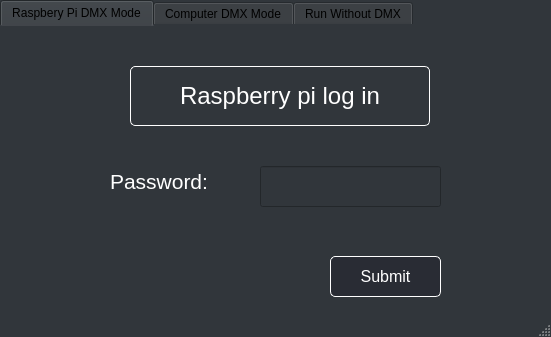
<?xml version="1.0" encoding="UTF-8"?>
<ui version="4.0">
 <class>MainWindow</class>
 <widget class="QMainWindow" name="MainWindow">
  <property name="geometry">
   <rect>
    <x>0</x>
    <y>0</y>
    <width>551</width>
    <height>337</height>
   </rect>
  </property>
  <property name="windowTitle">
   <string>DMX Selection Window</string>
  </property>
  <property name="styleSheet">
   <string notr="true">QMainWindow{
background-color:#31363B;
}</string>
  </property>
  <widget class="QWidget" name="centralwidget">
   <widget class="QTabWidget" name="tabWidget">
    <property name="geometry">
     <rect>
      <x>0</x>
      <y>0</y>
      <width>561</width>
      <height>331</height>
     </rect>
    </property>
    <property name="styleSheet">
     <string notr="true">QWidget{
background-color:#31363B;
}
QTabWidget{
background-color:#31363B;
border: 0;
}</string>
    </property>
    <property name="currentIndex">
     <number>0</number>
    </property>
    <widget class="QWidget" name="tab">
     <attribute name="title">
      <string>Raspbery Pi DMX Mode</string>
     </attribute>
     <widget class="QLabel" name="passwordLabel">
      <property name="geometry">
       <rect>
        <x>110</x>
        <y>140</y>
        <width>111</width>
        <height>31</height>
       </rect>
      </property>
      <property name="styleSheet">
       <string notr="true">QLabel{
color: white;

}</string>
      </property>
      <property name="text">
       <string>&lt;html&gt;&lt;head/&gt;&lt;body&gt;&lt;p&gt;&lt;span style=&quot; font-size:16pt;&quot;&gt;Password:&lt;/span&gt;&lt;/p&gt;&lt;/body&gt;&lt;/html&gt;</string>
      </property>
     </widget>
     <widget class="QLineEdit" name="raspberryPiPasswordInput">
      <property name="geometry">
       <rect>
        <x>260</x>
        <y>140</y>
        <width>181</width>
        <height>41</height>
       </rect>
      </property>
      <property name="font">
       <font>
        <pointsize>12</pointsize>
       </font>
      </property>
      <property name="styleSheet">
       <string notr="true">QWidget{color:white;}
</string>
      </property>
     </widget>
     <widget class="QLabel" name="mainLabel">
      <property name="geometry">
       <rect>
        <x>130</x>
        <y>40</y>
        <width>300</width>
        <height>60</height>
       </rect>
      </property>
      <property name="styleSheet">
       <string notr="true">QLabel{
color: white;
border: 1px solid white;
border-radius: 5px;
text-align: center;

}</string>
      </property>
      <property name="text">
       <string>&lt;html&gt;&lt;head/&gt;&lt;body&gt;&lt;p&gt;&lt;span style=&quot; font-size:18pt;&quot;&gt;Raspberry pi log in&lt;/span&gt;&lt;/p&gt;&lt;/body&gt;&lt;/html&gt;</string>
      </property>
      <property name="alignment">
       <set>Qt::AlignCenter</set>
      </property>
     </widget>
     <widget class="QPushButton" name="raspberryPiSubmitButton">
      <property name="geometry">
       <rect>
        <x>330</x>
        <y>230</y>
        <width>111</width>
        <height>41</height>
       </rect>
      </property>
      <property name="font">
       <font>
        <family>MS Shell Dlg 2</family>
        <pointsize>12</pointsize>
        <weight>50</weight>
        <italic>false</italic>
        <bold>false</bold>
       </font>
      </property>
      <property name="styleSheet">
       <string notr="true">QPushButton{
	font: 12pt &quot;MS Shell Dlg 2&quot;;
border: 1px solid white;
border-radius: 5px;
background-color: #292C34;
color: white;
}</string>
      </property>
      <property name="text">
       <string>Submit</string>
      </property>
     </widget>
    </widget>
    <widget class="QWidget" name="tab_2">
     <attribute name="title">
      <string>Computer DMX Mode</string>
     </attribute>
     <widget class="QRadioButton" name="windowsRadio">
      <property name="geometry">
       <rect>
        <x>100</x>
        <y>180</y>
        <width>201</width>
        <height>31</height>
       </rect>
      </property>
      <property name="styleSheet">
       <string notr="true">QWidget{color:white;}</string>
      </property>
      <property name="text">
       <string>Windows (COM)</string>
      </property>
      <property name="checked">
       <bool>true</bool>
      </property>
     </widget>
     <widget class="QRadioButton" name="linuxRadio">
      <property name="geometry">
       <rect>
        <x>100</x>
        <y>230</y>
        <width>181</width>
        <height>41</height>
       </rect>
      </property>
      <property name="styleSheet">
       <string notr="true">QWidget{color:white;}</string>
      </property>
      <property name="text">
       <string>Linux /dev/ttyUSB</string>
      </property>
     </widget>
     <widget class="QSpinBox" name="portSelectionInput">
      <property name="geometry">
       <rect>
        <x>100</x>
        <y>120</y>
        <width>151</width>
        <height>41</height>
       </rect>
      </property>
      <property name="font">
       <font>
        <pointsize>12</pointsize>
       </font>
      </property>
      <property name="styleSheet">
       <string notr="true">QWidget{color:white;}</string>
      </property>
      <property name="maximum">
       <number>256</number>
      </property>
      <property name="value">
       <number>3</number>
      </property>
     </widget>
     <widget class="QPushButton" name="computerDMXSubmitButton">
      <property name="geometry">
       <rect>
        <x>350</x>
        <y>160</y>
        <width>111</width>
        <height>41</height>
       </rect>
      </property>
      <property name="font">
       <font>
        <family>MS Shell Dlg 2</family>
        <pointsize>12</pointsize>
        <weight>50</weight>
        <italic>false</italic>
        <bold>false</bold>
       </font>
      </property>
      <property name="styleSheet">
       <string notr="true">QPushButton{
	font: 12pt &quot;MS Shell Dlg 2&quot;;
border: 1px solid white;
border-radius: 5px;
background-color: #292C34;
color: white;
}</string>
      </property>
      <property name="text">
       <string>Submit</string>
      </property>
     </widget>
     <widget class="QLabel" name="label">
      <property name="geometry">
       <rect>
        <x>100</x>
        <y>20</y>
        <width>361</width>
        <height>81</height>
       </rect>
      </property>
      <property name="font">
       <font>
        <pointsize>10</pointsize>
       </font>
      </property>
      <property name="styleSheet">
       <string notr="true">QWidget{color:white;}</string>
      </property>
      <property name="text">
       <string>&lt;html&gt;&lt;head/&gt;&lt;body&gt;&lt;p&gt;&lt;span style=&quot; font-size:14pt;&quot;&gt;Use a USB cable connected to this device to control the lighting rig. Enter the port number:&lt;/span&gt;&lt;/p&gt;&lt;/body&gt;&lt;/html&gt;</string>
      </property>
      <property name="wordWrap">
       <bool>true</bool>
      </property>
     </widget>
     <widget class="QPushButton" name="testPortButton">
      <property name="geometry">
       <rect>
        <x>350</x>
        <y>230</y>
        <width>111</width>
        <height>41</height>
       </rect>
      </property>
      <property name="font">
       <font>
        <family>MS Shell Dlg 2</family>
        <pointsize>12</pointsize>
        <weight>50</weight>
        <italic>false</italic>
        <bold>false</bold>
       </font>
      </property>
      <property name="styleSheet">
       <string notr="true">QPushButton{
	font: 12pt &quot;MS Shell Dlg 2&quot;;
border: 1px solid white;
border-radius: 5px;
background-color: #292C34;
color: white;
}</string>
      </property>
      <property name="text">
       <string>Test Port</string>
      </property>
     </widget>
    </widget>
    <widget class="QWidget" name="tab_3">
     <attribute name="title">
      <string>Run Without DMX</string>
     </attribute>
     <widget class="QLabel" name="label_2">
      <property name="geometry">
       <rect>
        <x>90</x>
        <y>40</y>
        <width>351</width>
        <height>141</height>
       </rect>
      </property>
      <property name="font">
       <font>
        <pointsize>10</pointsize>
       </font>
      </property>
      <property name="styleSheet">
       <string notr="true">QWidget{color:white;}</string>
      </property>
      <property name="text">
       <string>&lt;html&gt;&lt;head/&gt;&lt;body&gt;&lt;p&gt;&lt;span style=&quot; font-size:14pt;&quot;&gt;Run the program without sending any data to the lighting rig. This can be used for creating rigs without actually being at the venue of the lighting rig.&lt;/span&gt;&lt;/p&gt;&lt;/body&gt;&lt;/html&gt;</string>
      </property>
      <property name="textFormat">
       <enum>Qt::AutoText</enum>
      </property>
      <property name="wordWrap">
       <bool>true</bool>
      </property>
     </widget>
     <widget class="QPushButton" name="runWithoutDMXButton">
      <property name="geometry">
       <rect>
        <x>320</x>
        <y>220</y>
        <width>111</width>
        <height>41</height>
       </rect>
      </property>
      <property name="font">
       <font>
        <family>MS Shell Dlg 2</family>
        <pointsize>12</pointsize>
        <weight>50</weight>
        <italic>false</italic>
        <bold>false</bold>
       </font>
      </property>
      <property name="styleSheet">
       <string notr="true">QPushButton{
	font: 12pt &quot;MS Shell Dlg 2&quot;;
border: 1px solid white;
border-radius: 5px;
background-color: #292C34;
color: white;
}</string>
      </property>
      <property name="text">
       <string>Go</string>
      </property>
     </widget>
    </widget>
   </widget>
  </widget>
  <widget class="QMenuBar" name="menubar">
   <property name="geometry">
    <rect>
     <x>0</x>
     <y>0</y>
     <width>551</width>
     <height>22</height>
    </rect>
   </property>
  </widget>
  <widget class="QStatusBar" name="statusbar"/>
 </widget>
 <resources/>
 <connections/>
</ui>
